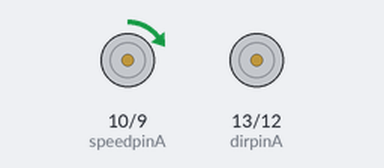
The sketch below on a simulated Arduino Uno, built with avr-gcc and run on an emulated ATmega328P. Parts: motor-driver pin pairs drawn as motors (green arrow = first pin HIGH = forward, orange = second pin HIGH = backward, longer = more drive).

Above: at 0.15 s.
At 10.05 s:
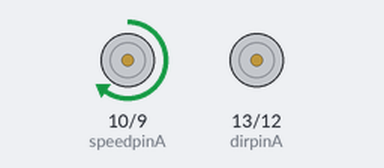
At 19.95 s:
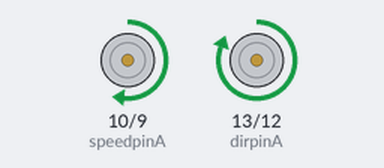
At 39.76 s:
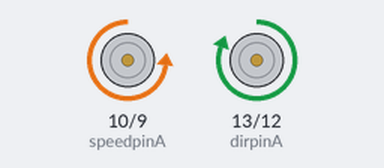
Timing chart, 0 to 40.0 s (numbered marks = the images above):
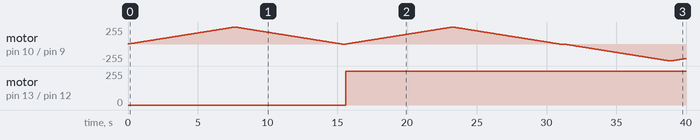

The sketch:

Freeduino_Motor_Shield_Test1.ino
```cpp
/*
Freeduino Motor Shield Test 1 M Liva Aug 2015
Original code from:
  // Motor Shield test
  // by NKC Electronics
  // Test Motor B
This code will include the generic pin assignments for the shield
Motor A pins are close to the edge of the board, Motor B pins are the inner set
This will test both motors, increasing then decreasing speed in each direction.

*/

const int dirpinA = 13; // Direction pin for motor A is Digital 13
const int dirpinB = 12; // Direction pin for motor B is Digital 12
const int speedpinA = 10; // Speed pin for motor A is Digital 10 (PWM)
const int speedpinB = 9; // Speed pin for motor B is Digital 9 (PWM)
int motorspeedA = 0;
int motorspeedB = 0;
int dirA = LOW;
int dirB = LOW;
int timestep =30; //variable for controlling speed

void setup()
{
pinMode(dirpinA, OUTPUT);
pinMode(dirpinB, OUTPUT);
pinMode(speedpinA,OUTPUT);
pinMode(speedpinB,OUTPUT);
}

void loop()
{
  //increase and decrease motor A speed in one direction
digitalWrite(dirpinA, dirA); // set direction for motor A
for(motorspeedA=0; motorspeedA<250; motorspeedA++)
  {
  analogWrite(speedpinA, motorspeedA); // set speed (PWM)
  delay(timestep); // 30 ms
  }
delay(timestep*10); // keep the motor at full speed for a longer time
for(motorspeedA=250; motorspeedA>0; motorspeedA--)
  {
  analogWrite(speedpinA, motorspeedA); // set speed (PWM)
  delay(timestep); // 30 ms
  }
analogWrite(speedpinA, 0); // stops motor A
dirA = !dirA; //changes the direction
delay(timestep*10); // keep the motor stopped for a longer time


// increase and decrease motor A speed in the other direction
digitalWrite(dirpinA, dirA); // set direction for motor A
for(motorspeedA=0; motorspeedA<250; motorspeedA++)
  {
  analogWrite(speedpinA, motorspeedA); // set speed (PWM)
  delay(timestep); // 30 ms
  }
delay(timestep*10); // keep the motor at full speed for a longer time
for(motorspeedA=250; motorspeedA>0; motorspeedA--)
  {
  analogWrite(speedpinA, motorspeedA); // set speed (PWM)
  delay(timestep); // 30 ms
  }
analogWrite(speedpinA, 0); // stops motor A
dirA = !dirA; //changes the direction
delay(timestep*10); // keep the motor stopped for a longer time


//increase and decrease motor B speed in one direction
digitalWrite(dirpinB, dirB); // set direction for motor A
for(motorspeedB=0; motorspeedB<250; motorspeedB++)
  {
  analogWrite(speedpinB, motorspeedB); // set speed (PWM)
  delay(timestep); // 30 ms
  }
delay(timestep*10); // keep the motor at full speed for a longer time
for(motorspeedB=250; motorspeedB>0; motorspeedB--)
  {
  analogWrite(speedpinB, motorspeedB); // set speed (PWM)
  delay(timestep); // 30 ms
  }
analogWrite(speedpinB, 0); // stops motor A
dirB = !dirB; //changes the direction
delay(timestep*10); // keep the motor stopped for a longer time


// increase and decrease motor A speed in the other direction
digitalWrite(dirpinB, dirB); // set direction for motor A
for(motorspeedA=0; motorspeedA<250; motorspeedA++)
  {
  analogWrite(speedpinB, motorspeedB); // set speed (PWM)
  delay(timestep); // 30 ms
  }
delay(timestep*10); // keep the motor at full speed for a longer time
for(motorspeedB=250; motorspeedB>0; motorspeedB--)
  {
  analogWrite(speedpinB, motorspeedB); // set speed (PWM)
  delay(timestep); // 30 ms
  }
analogWrite(speedpinB, 0); // stops motor A
dirB = !dirB; //changes the direction
delay(timestep*10); // keep the motor stopped for a longer time

}
```

Measured:
- by itself, motor on pin 13 (dirpinA) / pin 12 (dirpinB): stopped → forward 255/255 at 15.6 s
